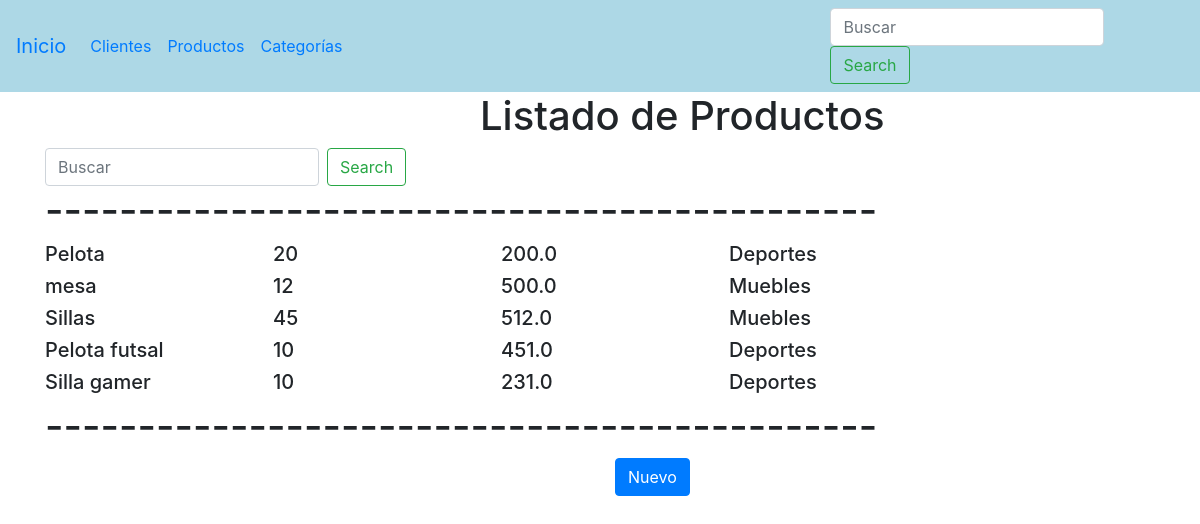
Before: /producto/lista_productos/ with the older database file.
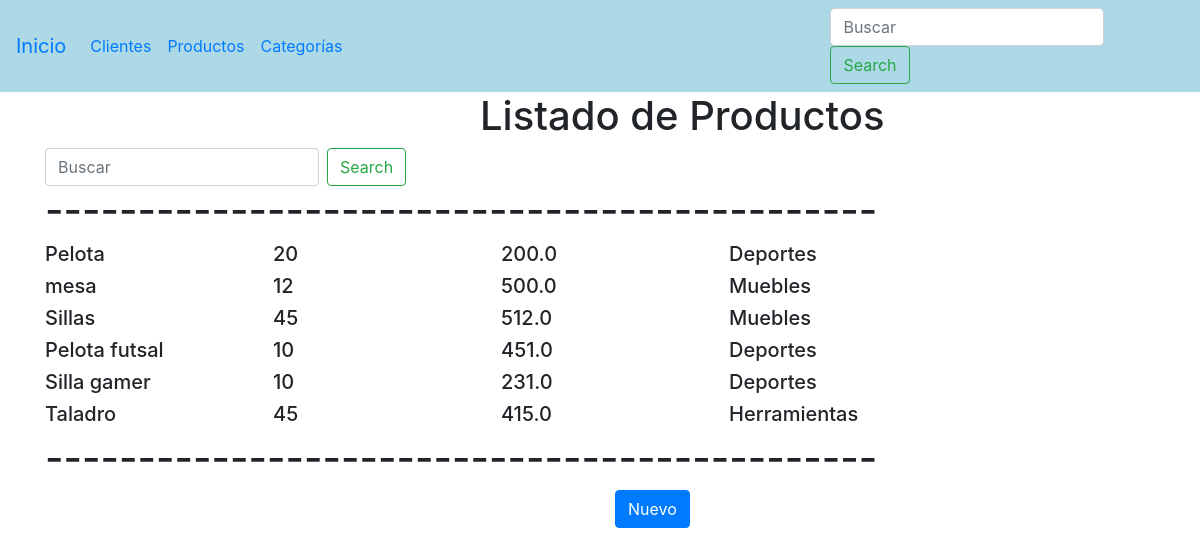
After: the same page with the newer database file.
### producto/models.py (models this page shows, shortened)
class Producto(models.Model):
    nombre=models.CharField(max_length=50)
    stock=models.IntegerField()
    precio=models.FloatField()
    categoria=models.ForeignKey(Categorias, on_delete=models.CASCADE)
    class Meta:
        verbose_name="Producto"
        verbose_name_plural="Productos"

### categorias/models.py (models this page shows)
class Categorias(models.Model):
     nombre=models.CharField(max_length=50)
     clasificacion=models.CharField(max_length=50)
     def __str__(self):
        return self.nombre

### producto/views.py (the view)
# urls.py: path('lista_productos/', views.lista_productos, name="lista_productos"),
def lista_productos(request):
    productos=Producto.objects.all()
    return render(request, "producto/list_producto.html",{"productos": productos})

### templates/producto/list_producto.html (shortened to what this page needs)
{% extends 'base.html' %}
{% block contenido %}
<h1 style="margin-left:30rem">Listado de Productos</h1>
<div class="container">
    <form class="form-inline my-2 my-lg-0" action = "/producto/buscar_producto/" method = "GET">
    <input class="form-control mr-sm-2" type="text" placeholder="Buscar" aria-label="Search" name = 'buscar'>
    <button class="btn btn-outline-success my-2 my-sm-0" type="submit">Search</button>
    </form>
</div>
<div class="container">
    <h1>---------------------------------------------</h1>
</div>
{% for producto in productos %}
    <div class="container">
        <div class="row">
            <div class="col-sm">
                   <h5>{{producto.nombre}}</h5>
            </div>
            <div class="col-sm">
                <h5>{{producto.stock}}</h5>
            </div>
            <div class="col-sm">
                <h5>{{producto.precio}}</h5>
            </div>
            <div class="col-sm">
                <h5>{{producto.categoria}}</h5>
            </div>
            <div class="col-sm">
            </div>
        </div>
    </div>
{% endfor %}
<div class="container">
    <h1>---------------------------------------------</h1>
</div>
<div class="container">
    <div class="row">
        <div class="col-sm">
        </div>
        <div class="col-sm">
            <a href="/producto/nuevo_producto/" class="btn btn-primary">Nuevo</a>
        </div>
    </div>
</div>
{% endblock %}

Changed rows visible on the page:
added Producto: nombre "Taladro", stock "45", precio "415.0", categoria "Herramientas"
